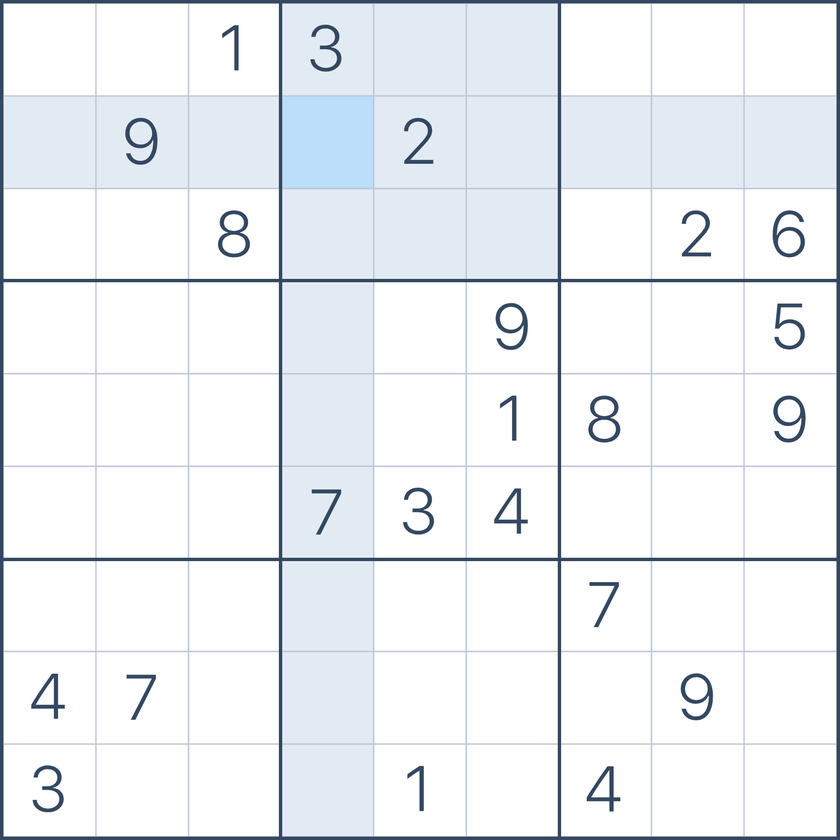
#> input picture puzzle.png, 840 x 840 px, shrunk from 2000 x 2000 before the run
$ python test_counting_pixels.py
#> lines starting #> are read from the running program, lines starting #| are printed output that depends on the picture
# знаю цвет цифры
# открываю изображение
# закрашиваю все, что не цифра
# получаю белый + цифра
# считаю не белые - получаю кол-во пикселей в цифре

from PIL import Image
import time
import os

from utils import get_data, solve, download_img

num_color = (52, 72, 97, 255)
num_pixels_amount = 0


# [59 lines left out: functions compare_per_pixel, diff_pixels, digit_pixels, not called in this run]

def recognise_num(img):
    diffs = []
    for i in range (0, 10):
        print(i, f'cropped/{i}_cropped.png')
        tmpl = Image.open(f'cropped/{i}_cropped.png')
        res_tmp = digit_pixels(tmpl)
        res = digit_pixels(img)
        print(res_tmp, res, abs(res_tmp - res))
        diffs.append(abs(res_tmp - res))


    print(diffs)
    print('min', min(diffs))
    print('min_ind', diffs.index(min(diffs)))
    return diffs.index(min(diffs))


def get_nums(grid: list, img_name: str):

#> called with img_name = 'puzzle'
    img = Image.open(f'{img_name}.png') # size 2000 * 2000
#> img is the input picture: PIL image 840x840 RGBA; mean R, G, B, A 236.8, 240.3, 244, 255

    # TODO: fix problem with fragile setting of sizes - it's too complex
    # maybe this will be finished with the new recognising way
    step = 220 # TODO put away the hardcode 2000/9
    side_crop = 15
    grid_size = len(grid)
    for y in range(0, grid_size):
        for x in range(0, grid_size):
            x0 = x * step
            y0 = y * step
            im_crop = img.crop((x0 + side_crop, y0 + side_crop, x0 + step - side_crop, y0 + step - side_crop))
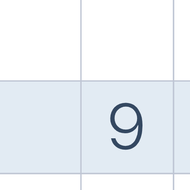
#> im_crop: PIL image 190x190 RGBA; mean R, G, B, A 236.8, 241.4, 245.9, 255
            im_crop = im_crop.crop((0, 0, 200, 200))
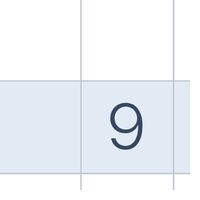
#> im_crop: PIL image 200x200 RGBA; mean R, G, B, A 213.7, 217.9, 221.9, 230.1; transparent parts drawn white


            im_crop.save('cropped.png', quality=95)
            pixels = im_crop.load()
            for xx in range(200):
                for yy in range(200):
                    if pixels[xx,yy] != num_color:
                        pixels[xx,yy] = (255, 255, 255)
            im_crop.save('cropped.png', quality=95) # для контроля
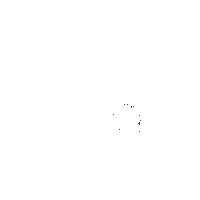
#> saved as cropped.png: PIL image 200x200 RGBA; mean R, G, B, A 254.9, 254.9, 254.9, 255

            im_crop = im_crop.crop((50, 40, 150, 170)) # новая суженная пропорция
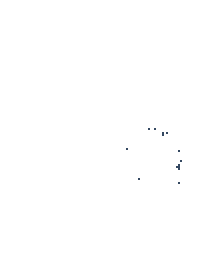
#> im_crop: PIL image 100x130 RGBA (shown 2 times larger); mean R, G, B, A 254.8, 254.8, 254.8, 255
            im_crop.save('cropped.png', quality=95) # для контроля
            # pixels = im_crop.load()
            # im_crop = Image.open('cropped.png')
            num = recognise_num(im_crop)
            print(num)
            print('----------')

            if num != 0:
                grid[y][x] = num

    print('Numbers from the image recognised')

grid = [
    [0, 0, 0, 0, 0, 0, 0, 0, 0],
    [0, 0, 0, 0, 0, 0, 0, 0, 0],
    [0, 0, 0, 0, 0, 0, 0, 0, 0],
    [0, 0, 0, 0, 0, 0, 0, 0, 0],
    [0, 0, 0, 0, 0, 0, 0, 0, 0],
    [0, 0, 0, 0, 0, 0, 0, 0, 0],
    [0, 0, 0, 0, 0, 0, 0, 0, 0],
    [0, 0, 0, 0, 0, 0, 0, 0, 0],
    [0, 0, 0, 0, 0, 0, 0, 0, 0],
]

#> (the run stopped early here; a loop or call above may not have finished)

$ run again, with 8.png copied over puzzle.png
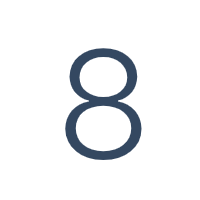
#> input picture 8.png, 200 x 200 px
#> in get_nums, img is the input picture: PIL image 200x200 RGBA; mean R, G, B, A 214.6, 216.1, 218, 230.1
#> in get_nums, `im_crop.save('cropped.png', quality=95)`:
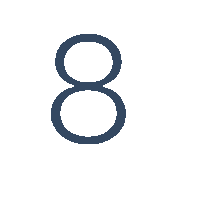
#> saved as cropped.png: PIL image 200x200 RGBA; mean R, G, B, A 241.1, 242.5, 244.2, 255
#> in get_nums, `im_crop = im_crop.crop((50, 40, 150, 170))`:
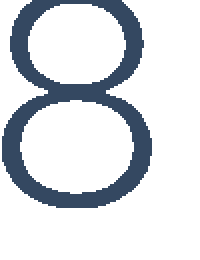
#> im_crop: PIL image 100x130 RGBA (shown 2 times larger); mean R, G, B, A 215.2, 219.2, 224.1, 255
